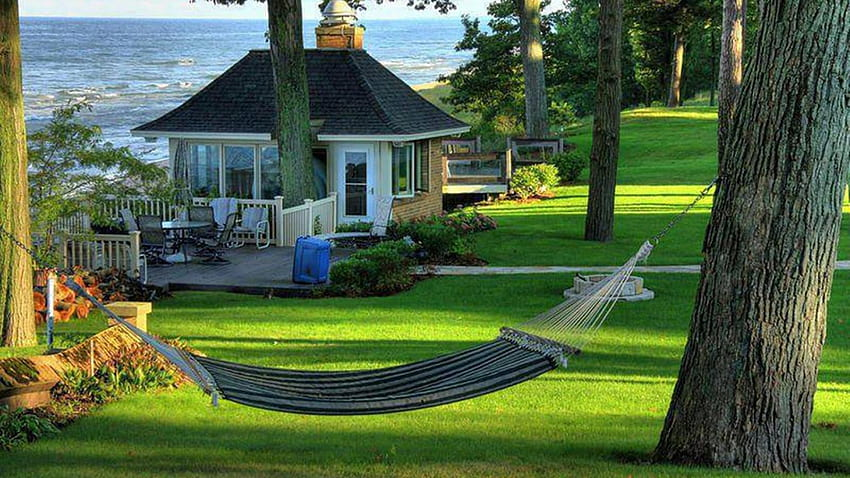
#> input picture input_image.jpg, 850 x 478 px
$ python main.py
#> lines starting #> are read from the running program, lines starting #| are printed output that depends on the picture
import cv2
import numpy as np


def spatial_average(image, neighborhood_size):

    padded_image = cv2.copyMakeBorder(image, neighborhood_size // 2, neighborhood_size // 2, neighborhood_size // 2,
                                      neighborhood_size // 2, cv2.BORDER_CONSTANT)

    kernel = np.ones((neighborhood_size, neighborhood_size), dtype=np.float32) / (neighborhood_size * neighborhood_size)

    averaged_image = cv2.filter2D(padded_image, -1, kernel)

    return averaged_image


def main():

    image = cv2.imread('input_image.jpg', cv2.IMREAD_GRAYSCALE)
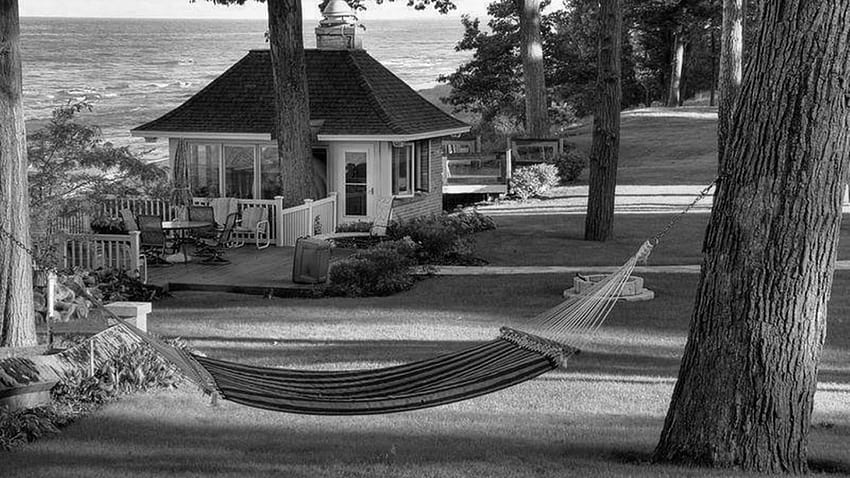
#> image: shape (478, 850); min 0, max 255, mean 93.4

    if image is None:
        print("Error: Could not open or find the image.")
        return

    # Spatial averaging with 3x3 neighborhood
    averaged_image_3x3 = spatial_average(image, 3)
#> in spatial_average, `padded_image = cv2.copyMakeBorder(image, neighborhood_size // 2, neigh..`:
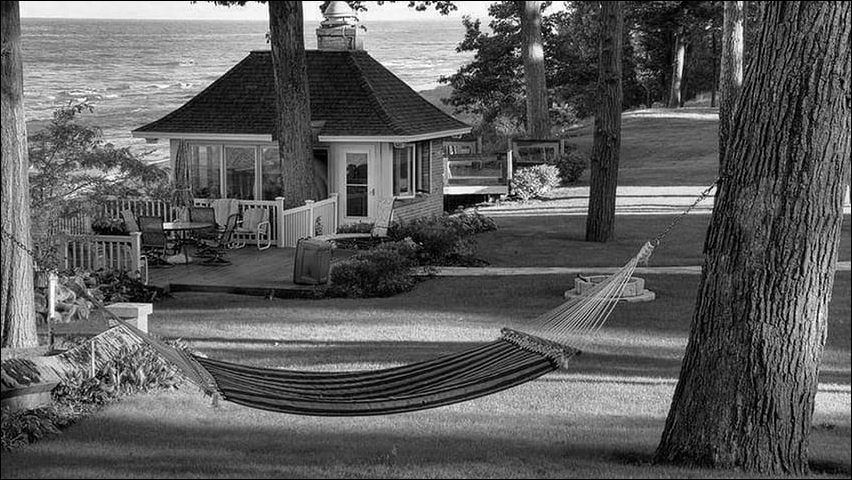
#> padded_image: shape (480, 852); min 0, max 255, mean 92.8

    # Spatial averaging with 10x10 neighborhood
    averaged_image_10x10 = spatial_average(image, 10)
#> call 2 of spatial_average, with neighborhood_size = 10
#> in spatial_average (call 2), `padded_image = cv2.copyMakeBorder(image, neighborhood_size // 2, neigh..`:
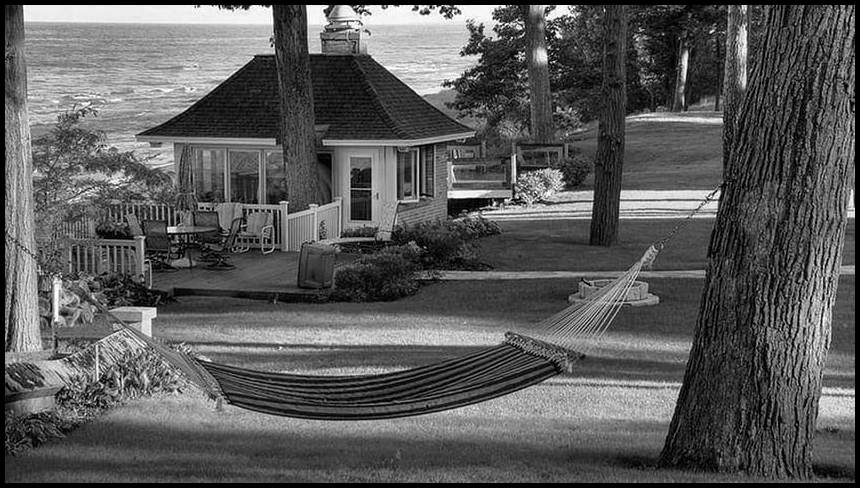
#> padded_image: shape (488, 860); min 0, max 255, mean 90.4
#> in spatial_average (call 2), `averaged_image = cv2.filter2D(padded_image, -1, kernel)`:
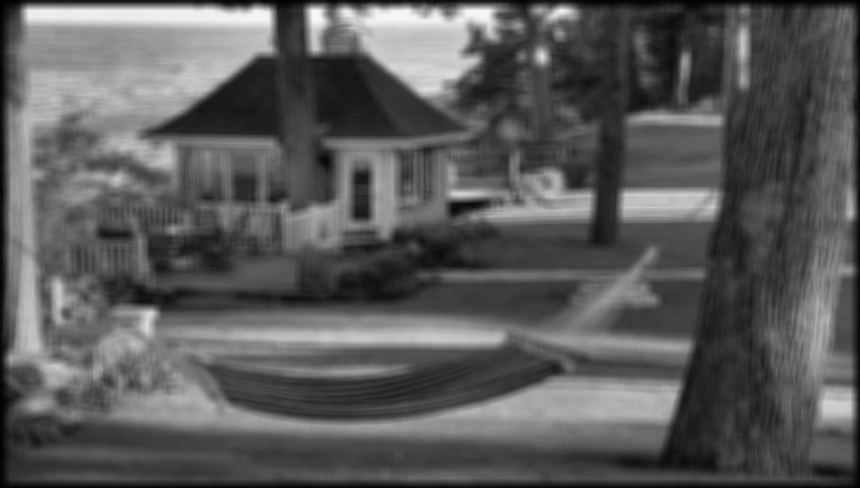
#> averaged_image: shape (488, 860); min 0, max 247, mean 90.5

    # Spatial averaging with 20x20 neighborhood
    averaged_image_20x20 = spatial_average(image, 20)
#> call 3 of spatial_average, with neighborhood_size = 20
#> in spatial_average (call 3), `padded_image = cv2.copyMakeBorder(image, neighborhood_size // 2, neigh..`:
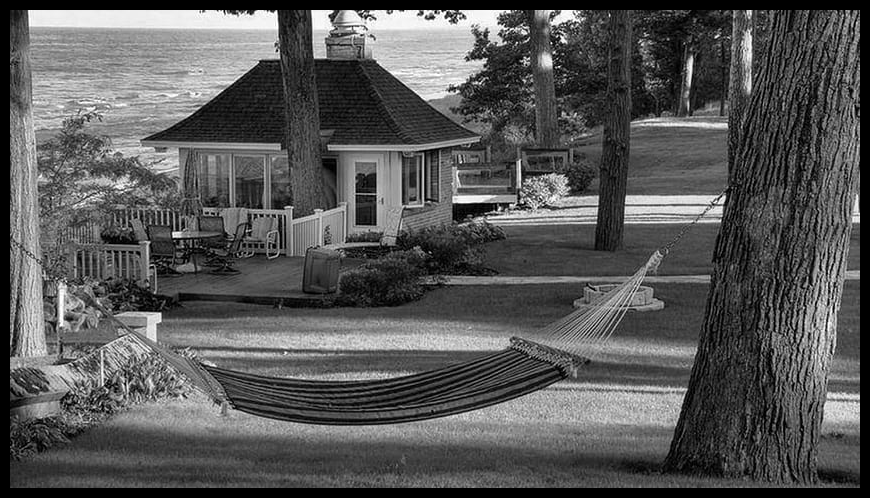
#> padded_image: shape (498, 870); min 0, max 255, mean 87.6
#> in spatial_average (call 3), `averaged_image = cv2.filter2D(padded_image, -1, kernel)`:
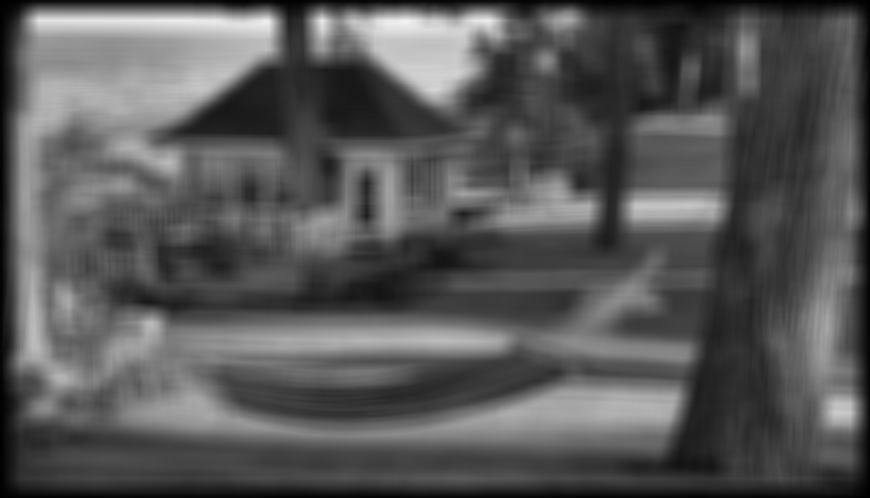
#> averaged_image: shape (498, 870); min 0, max 242, mean 87.6

    cv2.imshow('Original Image', image)
    cv2.imshow('3x3 Averaged Image', averaged_image_3x3)
    cv2.imshow('10x10 Averaged Image', averaged_image_10x10)
    cv2.imshow('20x20 Averaged Image', averaged_image_20x20)
    cv2.waitKey(0)
    cv2.destroyAllWindows()


if __name__ == "__main__":
    main()
